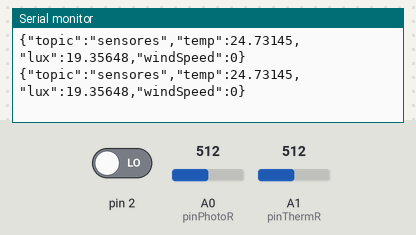
Bench run of a sketch on a simulated Arduino Uno, built with avr-gcc and run on an emulated ATmega328P. Parts: the last lines printed to the serial monitor. Inputs (shaded band) come from the test bench; at power-on: A0 (pinPhotoR) = 512, A1 (pinThermR) = 512, pin 2 LOW.

Above: at 1.3 s.
1.4 s: A0 (pinPhotoR) set to 0
At 1.9 s:
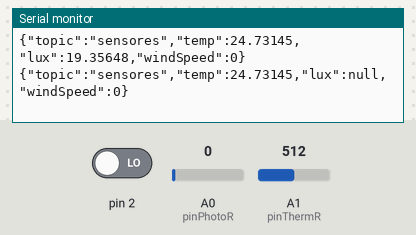
3.5 s: A1 (pinThermR) set to 716
At 4.0 s:
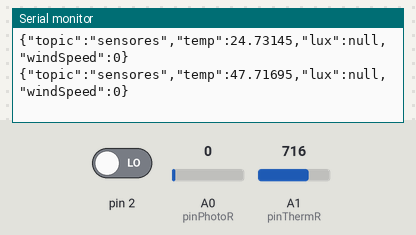
5.0 s: A0 (pinPhotoR) set to 122
At 5.5 s:
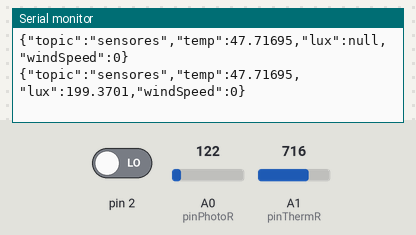
8.0 s: pin 2 driven HIGH
At 8.5 s:
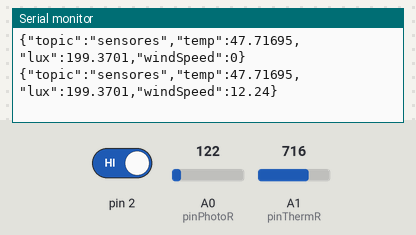
9.5 s: A1 (pinThermR) set to 900
At 10.0 s:
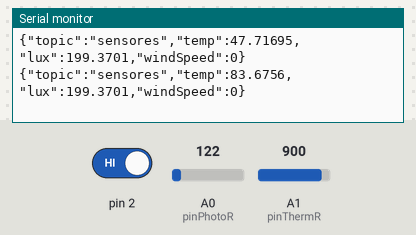
Timing chart, 0 to 12.0 s (numbered marks = the images above; inputs shaded):
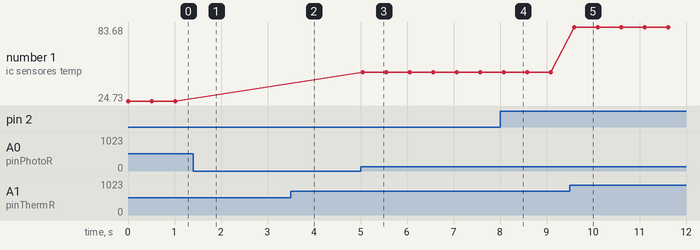

Measured:
- after the input at 1.4 s, the serial monitor: prints a new line after 0.12 s (image 1)
- after the input at 3.5 s, the serial monitor: prints a new line at once (image 2)
- after the input at 5.0 s, the serial monitor: prints a new line after 0.05 s (image 3)
- after the input at 8.0 s, the serial monitor: prints a new line after 0.08 s (image 4)
- after the input at 9.5 s, the serial monitor: prints a new line after 0.10 s (image 5)
- plotted number 1: 47.72 → 83.68 after the input at 9.5 s

The sketch:

circuit.ino
```cpp
//////Json
#include <ArduinoJson.h>
const int TAMANHO = 200;

// Pino do fotoressistor
const int pinPhotoR = A0;
// Pino do termistor
const int pinThermR = A1;
// Resistência do fotoressistor
const int luxR1 = 10000;
// Resistência do termistor
const int thermR1 = 10000;
// Valor quando o fotoressistor detectar nenhuma luz
const float darkValue = 127410;
// Gamma do fotoressistor
const float gamma = 0.8582;

// Tempo em segundos de delay para cada loop do programa
float waitDelay = .5;

// Variável para calcular velocidade do vento
unsigned int windCount;

void setup() {
	//inicializa comunicação serial
	Serial.begin(115200);

	attachInterrupt(digitalPinToInterrupt(2),windInterruption,RISING);
}

void loop() {
	// Valor bruto do fotoressistor
	float rawLux = analogRead(pinPhotoR);
	// Valor bruto do termistor
	float rawTemp = analogRead(pinThermR);

	// Calcula temperatura e luminosidade
	float temp = calcTemp(rawTemp);
	float lux = calcLux(rawLux);

	// Calcula velocidade do vento, leva em consideração a
	// variação de tempo entre o loop anterior e esse
	// (usado o delay no caso)
	float windSpeed = calcWindSpeed();

	StaticJsonDocument<TAMANHO> json; //cria o objeto Json dos valores dos sensores
	json["topic"] = "sensores";
	json["temp"] = temp;
	json["lux"] = lux;
	json["windSpeed"] = windSpeed;

	serializeJson(json, Serial);
  	Serial.println();

	// Reseta a contagem
	windCount = 0;

	// Espera o delay
	delay(waitDelay * 1000.0);
}

// Função para calcular a luminosidade a partir de um valor bruto
float calcLux(float raw) {
	// Converte de 0-1023 para 0v-5v
	float voltage = raw * (5.0 / 1023.0);
	float rLDR = luxR1 / ((5.0 / voltage) - 1);
	return pow(abs(darkValue / rLDR), 1.0/gamma);
}

//função que faz leitura da temperatura e retorna o valor em graus celcius
float calcTemp(float raw){
	//valores constante para calculo da temperatura
	float c1 = 1.009249522e-03, c2 = 2.378405444e-04, c3 = 2.019202697e-07;

	// Lê a entrada
  float tempOut = raw;
//calculo R2, demonstração no arquivo pdf da aula
  tempOut = thermR1 * (1023.0 / tempOut - 1.0);
  tempOut = log(tempOut);
// Equação de Steinhart–Hart
  tempOut = (1.0 / (c1 + c2*tempOut + c3*tempOut*tempOut*tempOut));// Equação de Steinhart–Hart
  tempOut = tempOut - 273.15; //temperatura em Graus celcius
  //Tf = (Tc * 9.0)/ 5.0 + 32.0; // temp em fahrenheit
  return tempOut;
}

// função que calcula a velocidade do vento
// de hertz (ciclos/segundo) para km/h
float calcWindSpeed() {
	return (windCount / waitDelay) * 6.12;
}

// interrupção, chamado pelo gerador de onda quadrada
void windInterruption() {
	windCount++;
}
```
